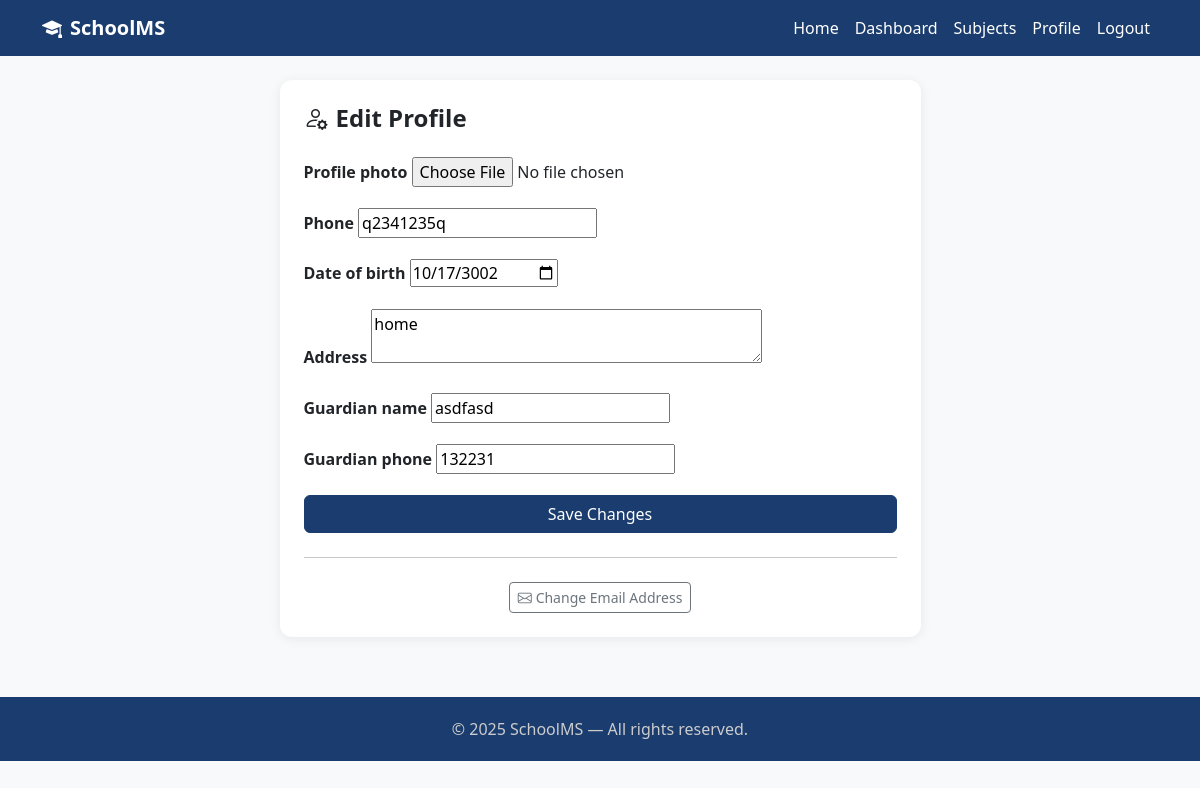
The app's page /accounts/student/profile/ (signed in) with its own data.
### accounts/models.py (models this page shows, shortened)
class StudentProfile(models.Model):
    user = models.OneToOneField(User, on_delete=models.CASCADE, related_name='studentprofile')
    profile_photo = models.ImageField(upload_to='students/', blank=True, null=True)
    date_of_birth = models.DateField(blank=True, null=True)
    phone = models.CharField(max_length=15, blank=True)
    address = models.TextField(blank=True)
    guardian_name = models.CharField(max_length=100, blank=True)
    guardian_phone = models.CharField(max_length=15, blank=True)
    created_at = models.DateTimeField(auto_now_add=True)

### accounts/views.py (the view, shortened to what this page needs)
# urls.py: path('student/profile/', StudentProfileUpdateView.as_view(), name='student-profile'),
class StudentProfileUpdateView(LoginRequiredMixin, UpdateView):
    model = StudentProfile
    form_class = StudentProfileUpdateForm
    template_name = 'accounts/student_profile.html'
    success_url = reverse_lazy('student-dashboard')
    def get_object(self):
        return self.request.user.studentprofile

### accounts/forms.py
class StudentProfileUpdateForm(forms.ModelForm):
    class Meta:
        model = StudentProfile
        fields = ['profile_photo', 'phone', 'date_of_birth', 'address', 'guardian_name', 'guardian_phone']
        widgets = {
            'date_of_birth': forms.DateInput(attrs={'type': 'date'}),
            'address': forms.Textarea(attrs={'rows': 2}),
        }

### templates/accounts/student_profile.html (shortened to what this page needs)
{% extends 'base.html' %}
{% block content %}
<div class="row justify-content-center">
    <div class="col-md-7">
        <div class="card p-4">
            <h4 class="fw-bold mb-4"><i class="bi bi-person-gear me-2"></i>Edit Profile</h4>
            <form method="post" enctype="multipart/form-data">
                {% for field in form %}
                <div class="mb-3">
                    <label class="form-label fw-semibold">{{ field.label }}</label>
                    {{ field }}
                </div>
                {% endfor %}
                <button type="submit" class="btn btn-primary w-100">Save Changes</button>
            </form>
            <hr class="my-4">
            <div class="text-center">
                <a href="{% url 'change-email' %}" class="btn btn-outline-secondary btn-sm">
                    <i class="bi bi-envelope me-1"></i>Change Email Address
                </a>
            </div>
        </div>
    </div>
</div>
{% endblock %}

### templates/base.html (style rules this page uses)
:root { --primary: #1a3c6e; --accent: #f5a623; }
body { font-family: 'Segoe UI', sans-serif; background: #f8f9fa; }
.btn-primary { background: var(--primary); border-color: var(--primary); }
.card { border: none; border-radius: 12px; box-shadow: 0 2px 12px rgba(0,0,0,0.07); }

### records on screen
StudentProfile: form "q2341235q" "10/17/3002" "home" "asdfasd" "132231"

### other values on screen
{{ field.label }} "Profile photo" "Phone" "Date of birth" "Address" "Guardian name" "Guardian phone"
